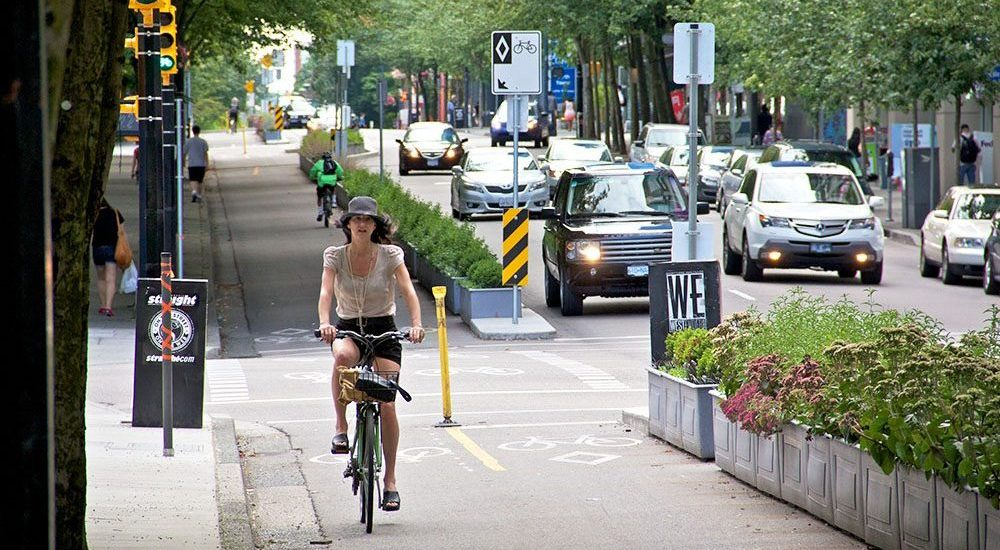
#> input picture data directory/input_images/cycle.jpg, 1000 x 550 px, found by its file name
$ python visualization.py
#> lines starting #> are read from the running program, lines starting #| are printed output that depends on the picture; after the words box and inside, x2 and y2 are one past the last pixel; in counts of white or black regions, pixels touching at a corner belong together
#> further down, original_image is the input picture: shape (550, 1000, 3); mean B, G, R 117.3, 127.1, 124.5
import cv2
import pandas as pd
import numpy as np
import matplotlib.pyplot as plt

def annotate_image(original_image, masks, object_data):
    """
    Annotate the original image with segmentation masks and object IDs.

    Args:
    original_image (np.ndarray): The original input image.
    masks (list): List of binary masks for each object.
    object_data (list of dicts): List of dictionaries containing object information.

    Returns:
    np.ndarray: Annotated image.
    """
    annotated_image = original_image.copy()

    for i, mask in enumerate(masks):
        colored_mask = np.zeros_like(original_image)
        colored_mask[mask == 1] = [0, 255, 0]  # Green color for mask

        # Add the mask to the annotated image
        annotated_image = cv2.addWeighted(annotated_image, 0.7, colored_mask, 0.3, 0)

        # Annotate with object ID
        object_id = object_data[i]['id']
        cv2.putText(annotated_image, f'ID: {object_id}',
                    (10, 30 + i * 30),
                    cv2.FONT_HERSHEY_SIMPLEX,
                    0.7, (255, 255, 255), 2)
#> this loop made 3 passes
#> pass 1, in annotate_image, `annotated_image = cv2.addWeighted(annotated_image, 0.7, colored_mask, ..`:
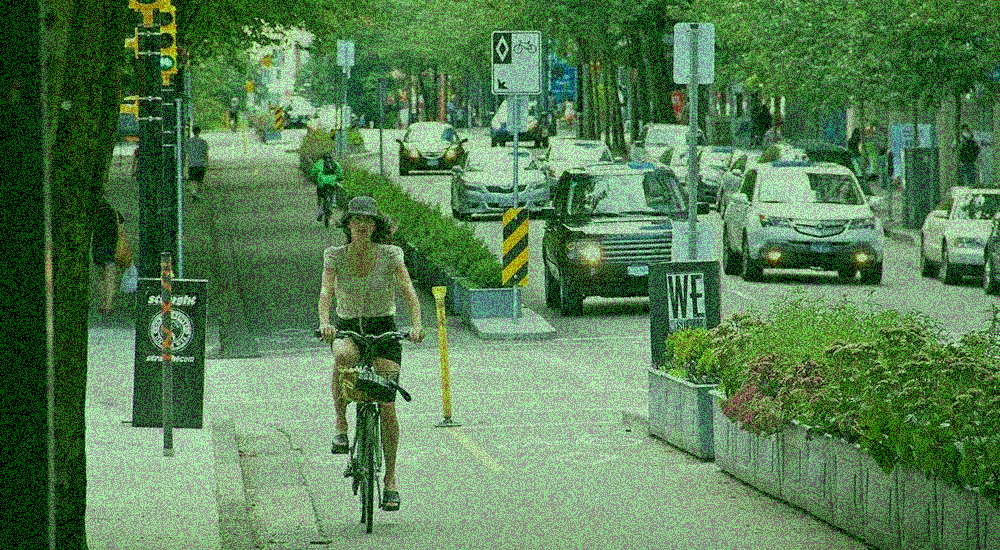
#> annotated_image: shape (550, 1000, 3); mean B, G, R 82.1, 127.2, 87.1
#> pass 2, in annotate_image, `annotated_image = cv2.addWeighted(annotated_image, 0.7, colored_mask, ..`:
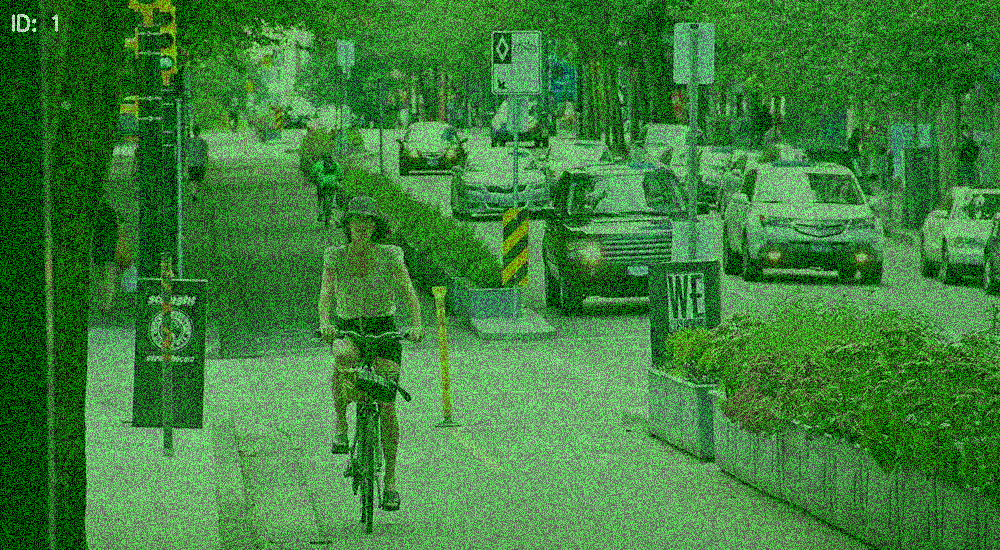
#> annotated_image: shape (550, 1000, 3); mean B, G, R 57.6, 127.3, 61.1
#> pass 3, in annotate_image, `annotated_image = cv2.addWeighted(annotated_image, 0.7, colored_mask, ..`:
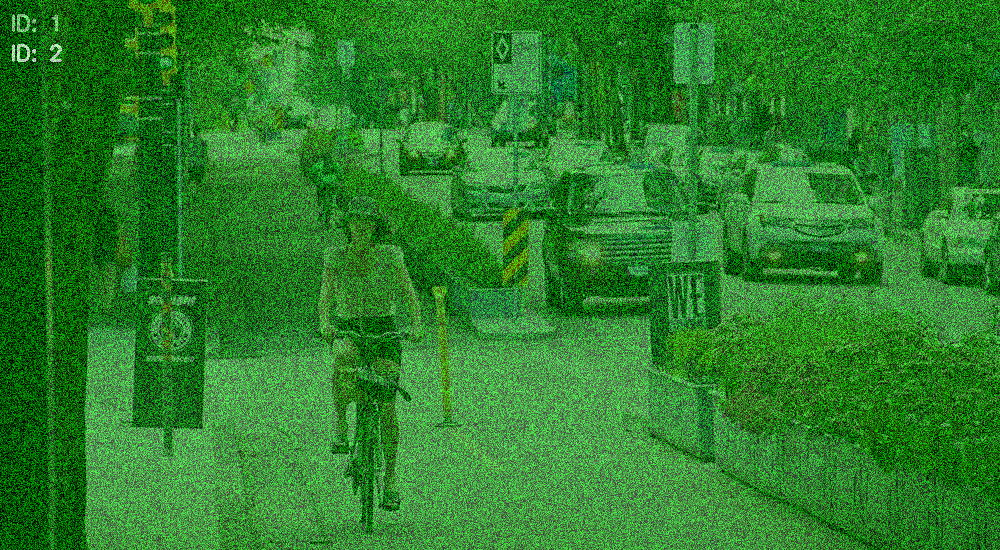
#> annotated_image: shape (550, 1000, 3); mean B, G, R 40.4, 127.3, 42.9
#> after the loop:
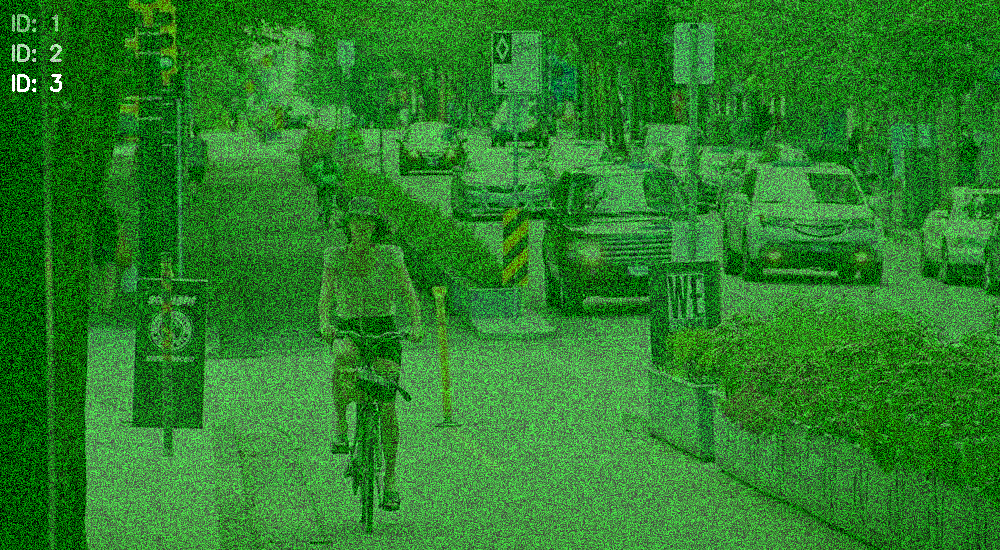
#> annotated_image: shape (550, 1000, 3); 0.06% of pixels changed, all inside (x1, y1, x2, y2) = (12, 74, 62, 92)
#> after the loop:
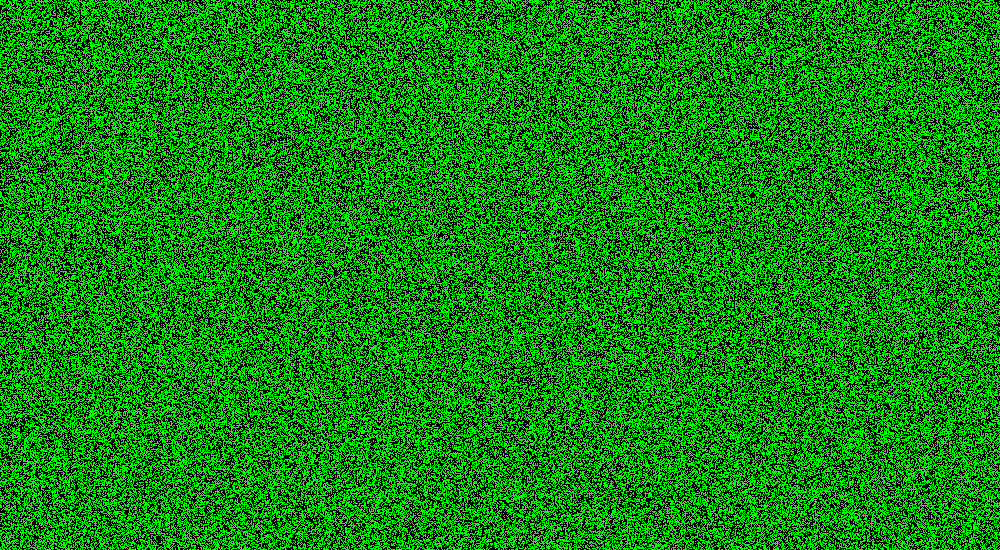
#> colored_mask: shape (550, 1000, 3); mean B, G, R 0, 127.2, 0

    return annotated_image

def generate_summary_table(object_data):
    """
    Generate a summary table of mapped data.

    Args:
    object_data (list of dicts): List of dictionaries containing object information.

    Returns:
    pd.DataFrame: Summary table as a DataFrame.
    """
    df = pd.DataFrame(object_data)
    return df

def save_final_output(original_image, annotated_image, summary_table, output_path):
    """
    Save the final output with the annotated image and summary table.

    Args:
    original_image (np.ndarray): The original input image.
    annotated_image (np.ndarray): The annotated image.
    summary_table (pd.DataFrame): Summary table.
    output_path (str): Path to save the final output.
    """
#> called with output_path = 'data directory/output'
    # Save annotated image
    annotated_image_path = output_path + "/annotated_image.png"
    cv2.imwrite(annotated_image_path, annotated_image)

    # Save summary table
    summary_table_path = output_path + "/summary_table.csv"
    summary_table.to_csv(summary_table_path, index=False)

    # Display final output
    plt.figure(figsize=(12, 6))
    plt.subplot(1, 2, 1)
    plt.imshow(cv2.cvtColor(annotated_image, cv2.COLOR_BGR2RGB))
    plt.title('Annotated Image')
    plt.axis('off')

    plt.subplot(1, 2, 2)
    plt.table(cellText=summary_table.values, colLabels=summary_table.columns,
              cellLoc = 'center', loc='center')
    plt.axis('off')
    plt.title('Summary Table')

    plt.savefig(output_path + "/final_output.png", bbox_inches='tight')
    plt.show()

# Example usage
if __name__ == "__main__":
    original_image_path = "data directory/input_images/cycle.jpg"
    original_image = cv2.imread(original_image_path)

    # Dummy segmentation masks and object data for demonstration
    masks = [np.random.randint(0, 2, original_image.shape[:2]).astype(np.uint8) for _ in range(3)]
    object_data = [
        {'id': 1, 'description': 'Object 1', 'summary': 'Summary of object 1'},
        {'id': 2, 'description': 'Object 2', 'summary': 'Summary of object 2'},
        {'id': 3, 'description': 'Object 3', 'summary': 'Summary of object 3'},
    ]

    annotated_image = annotate_image(original_image, masks, object_data)
    summary_table = generate_summary_table(object_data)
    save_final_output(original_image, annotated_image, summary_table, "data directory/output")
